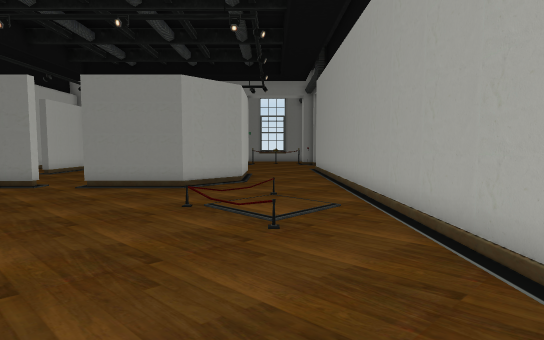
View 1 (above)

20 first-person views from a walk through a scene from a Unity 3-D project. The camera is 1.3 m above the floor, tilts 4° down and sees 80° across. The floor is counted in squares, 1 m on a side. Each view is taken from the middle of a square. On the plan, view 1 faces up. The plan holds only what a view shows up to about 14 squares ahead; the rest is blank.

View 2
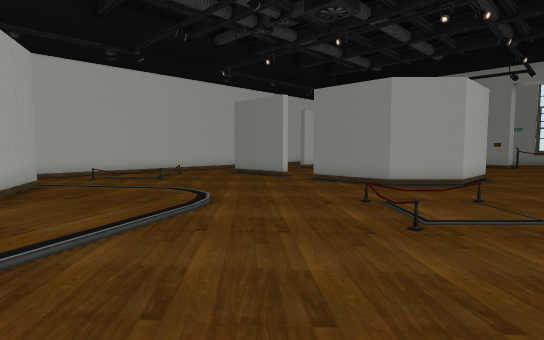

View 3
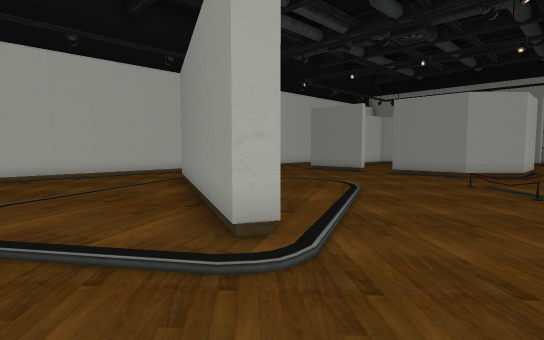

View 4
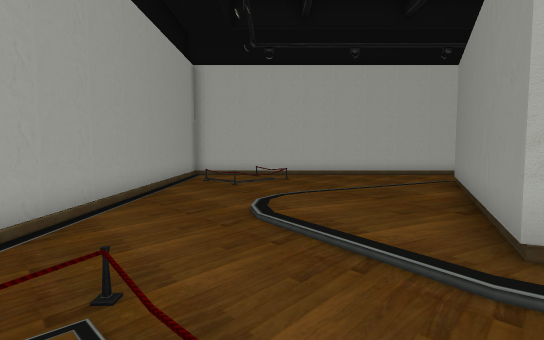

View 5
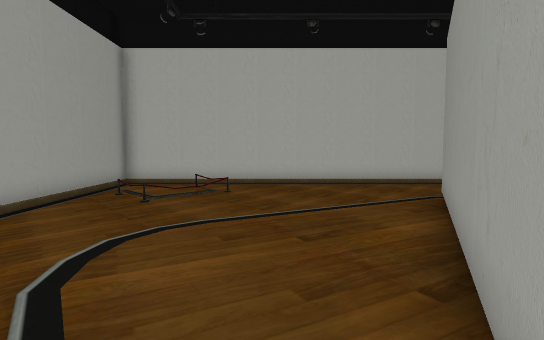

View 6
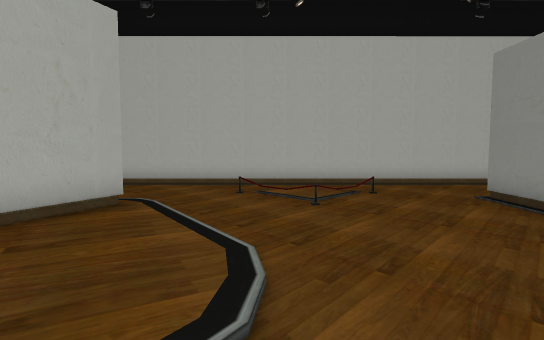

View 7
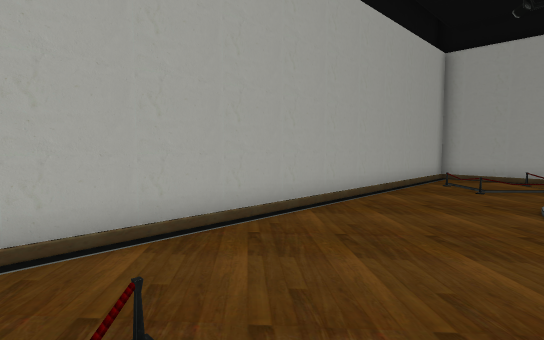

View 8
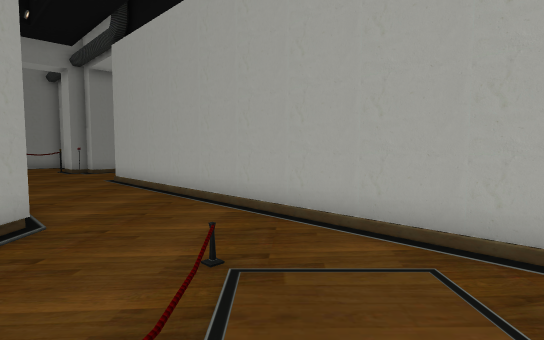

View 9
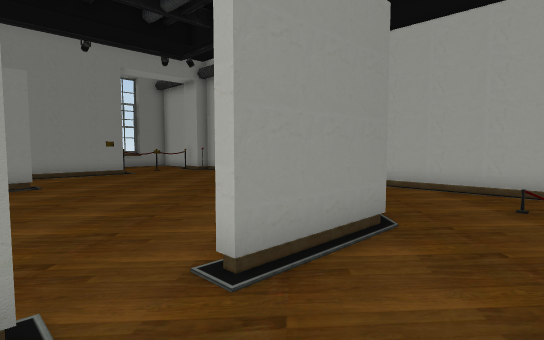

View 10
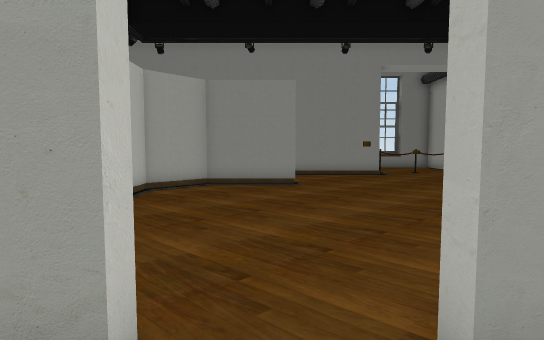

View 11
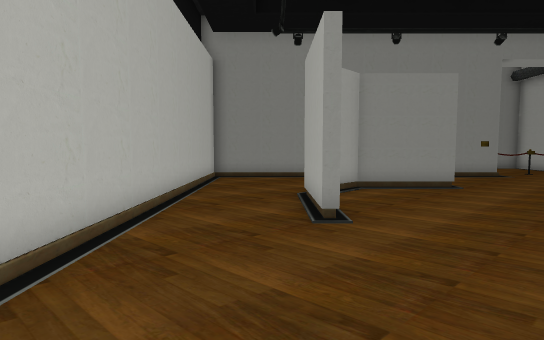

View 12
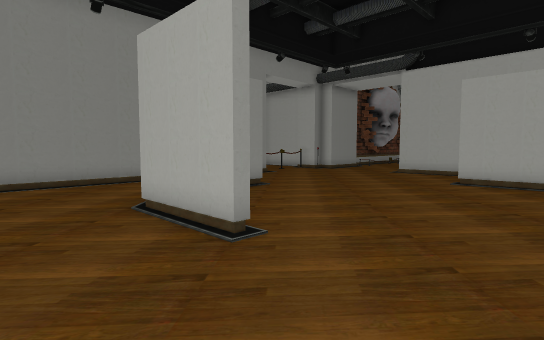

View 13
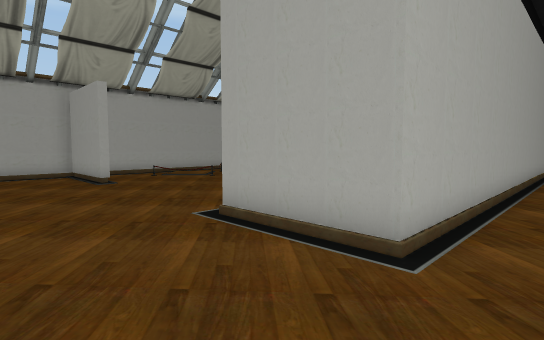

View 14
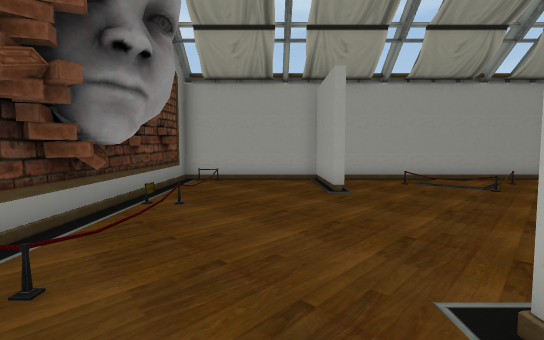

View 15
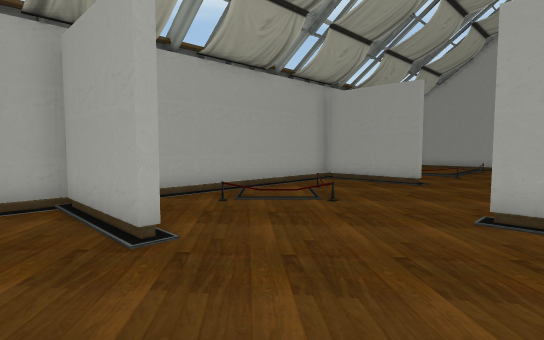

View 16
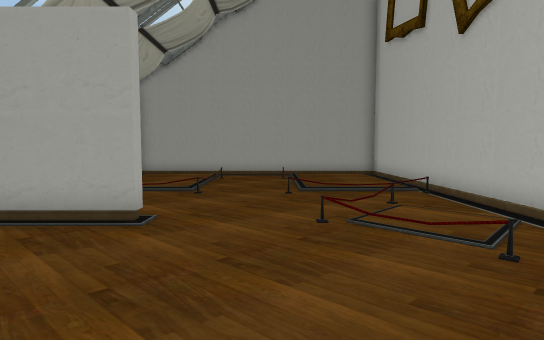

View 17
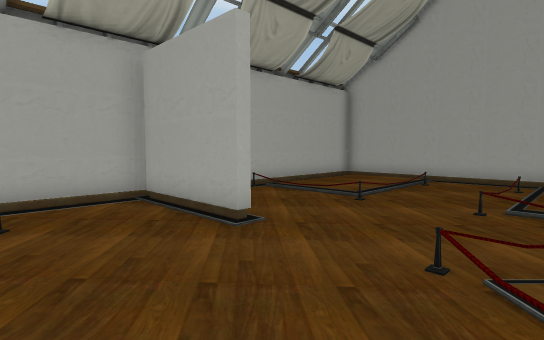

View 18
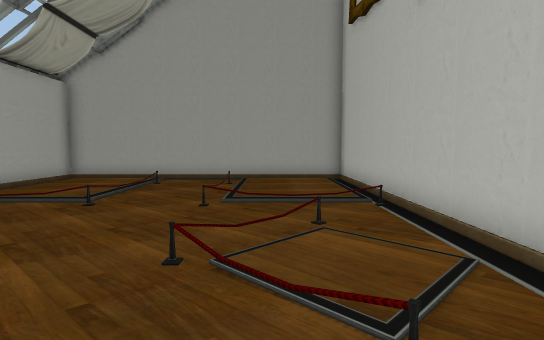

View 19
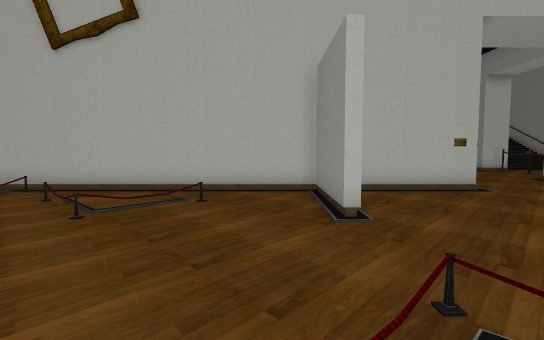

View 20
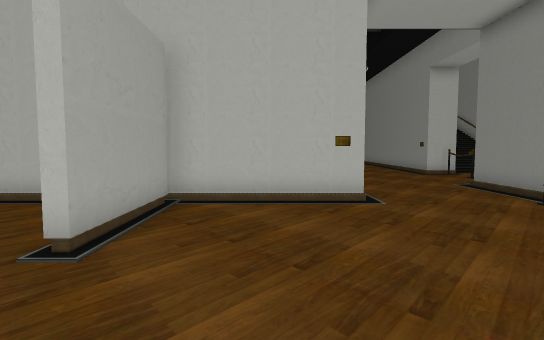

### Floor plan
Key: @ floor where view 1 was taken; # wall or solid block; x gap in a wall; . floor; / step, stairs or slope.
Columns run from 15 left of view 1 to 18 right of it. Each row starts with its distance up from view 1.
 26                #
 25   #####  ##    ..      ###########
 24 #......   ........####/..##...../#
 23 #......  .............///////////#
 22 #.....   ........................#
 21 #.....   ........................#
 20 #....####........................#
 19 #...##............####.......###x#
 18 #...#.............#  #...........#
 17 #...#.............#  #...........#
 16 #...#.............#  #...........#
 15 #.............#...#  #...........#
 14 #.............#...#  #####.......#
 13 #.............#...#  #...........#
 12 #..........  ##...#  #...........#
 11 #...####.#####....#  #...........#
 10 #.................#  #...........#
  9 #.................#  #.......###x#
  8 #.................#  #.........
  7 #.................#  #..........
  6 #.................#  #////../////#
  5 #.................#  #....../....#
  4 #.................#  #....../....#
  3 #.................#  #....../....#
  2 #.................#  #....../....#
  1 #....###..........#  #...........#
  0 #......###.....@..#  #...........#
 -1 #........###......#  #############
 -2 #..........###....#
 -3 #.................#
 -4 #.................#
 -5 #.................#
 -6 #.................#
 -7 #.................#
 -8 #.................#
 -9 ###################

Where each view was taken, in squares from view 1:
view 1: 0 up, 0 right, facing up
view 2: 0 up, 2 right, facing up-left
view 3: 5 down, 1 right, facing up-left
view 4: 5 down, 1 right, facing left
view 5: 3 down, 2 left, facing left
view 6: 5 up, 3 left, facing left
view 7: 6 up, 2 left, facing down-right
view 8: 6 up, 2 left, facing up-right
view 9: 8 up, 8 left, facing up-right
view 10: 9 up, 7 left, facing up
view 11: 10 up, 12 left, facing up
view 12: 12 up, 14 left, facing up-right
view 13: 23 up, 1 right, facing down-right
view 14: 21 up, 4 right, facing right
view 15: 21 up, 9 right, facing down-right
view 16: 15 up, 11 right, facing down
view 17: 13 up, 9 right, facing down-right
view 18: 13 up, 9 right, facing down
view 19: 13 up, 16 right, facing left
view 20: 17 up, 14 right, facing left
